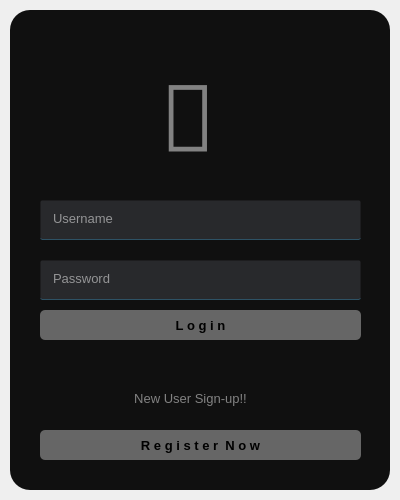
<?xml version="1.0" encoding="UTF-8"?>
<ui version="4.0">
 <class>Form</class>
 <widget class="QWidget" name="Form">
  <property name="geometry">
   <rect>
    <x>0</x>
    <y>0</y>
    <width>400</width>
    <height>500</height>
   </rect>
  </property>
  <property name="minimumSize">
   <size>
    <width>0</width>
    <height>0</height>
   </size>
  </property>
  <property name="windowTitle">
   <string>Form</string>
  </property>
  <widget class="QWidget" name="widget" native="true">
   <property name="geometry">
    <rect>
     <x>10</x>
     <y>10</y>
     <width>380</width>
     <height>480</height>
    </rect>
   </property>
   <property name="styleSheet">
    <string notr="true">background-color:rgba(16,16,16,255);
border-radius:20px;

</string>
   </property>
   <widget class="QLineEdit" name="tb1">
    <property name="geometry">
     <rect>
      <x>30</x>
      <y>190</y>
      <width>321</width>
      <height>40</height>
     </rect>
    </property>
    <property name="font">
     <font>
      <pointsize>10</pointsize>
     </font>
    </property>
    <property name="styleSheet">
     <string notr="true">background-color:rgba(47,49,52,200);
color:rgb(255,255,255);
border-radius:2px;
padding-left:10px;
border:1px solid rgba(0,0,0,0);
border-bottom-color:rgba(46,82,101,255);
padding-bottom:3px;</string>
    </property>
    <property name="placeholderText">
     <string>Username</string>
    </property>
   </widget>
   <widget class="QLineEdit" name="tb2">
    <property name="geometry">
     <rect>
      <x>30</x>
      <y>250</y>
      <width>321</width>
      <height>40</height>
     </rect>
    </property>
    <property name="font">
     <font>
      <pointsize>10</pointsize>
     </font>
    </property>
    <property name="styleSheet">
     <string notr="true">background-color:rgba(47,49,52,200);
color:rgb(255,255,255);
border-radius:2px;
padding-left:10px;
border:1px solid rgba(0,0,0,0);
border-bottom-color:rgba(46,82,101,255);
padding-bottom:3px;</string>
    </property>
    <property name="echoMode">
     <enum>QLineEdit::Password</enum>
    </property>
    <property name="placeholderText">
     <string>Password</string>
    </property>
   </widget>
   <widget class="QPushButton" name="b1">
    <property name="geometry">
     <rect>
      <x>30</x>
      <y>300</y>
      <width>321</width>
      <height>30</height>
     </rect>
    </property>
    <property name="font">
     <font>
      <pointsize>10</pointsize>
      <weight>75</weight>
      <bold>true</bold>
     </font>
    </property>
    <property name="styleSheet">
     <string notr="true">QPushButton#b1{
background-color:rgb(102, 102, 102);
color:rgb(0, 0, 0);
border-radius:5px;
}

QPushButton#b1:pressed{
background-color:rgb(230, 230, 230);
}</string>
    </property>
    <property name="text">
     <string>L o g i n</string>
    </property>
   </widget>
   <widget class="QLabel" name="label">
    <property name="geometry">
     <rect>
      <x>150</x>
      <y>50</y>
      <width>91</width>
      <height>111</height>
     </rect>
    </property>
    <property name="font">
     <font>
      <family>HoloLens MDL2 Assets</family>
      <pointsize>70</pointsize>
     </font>
    </property>
    <property name="styleSheet">
     <string notr="true">color:rgb(130, 130, 130);
</string>
    </property>
    <property name="text">
     <string></string>
    </property>
   </widget>
   <widget class="QLabel" name="label_2">
    <property name="geometry">
     <rect>
      <x>120</x>
      <y>380</y>
      <width>121</width>
      <height>16</height>
     </rect>
    </property>
    <property name="font">
     <font>
      <pointsize>10</pointsize>
     </font>
    </property>
    <property name="styleSheet">
     <string notr="true">color:rgb(130, 130, 130);
</string>
    </property>
    <property name="text">
     <string>New User Sign-up!!</string>
    </property>
    <property name="alignment">
     <set>Qt::AlignCenter</set>
    </property>
   </widget>
   <widget class="QPushButton" name="b2">
    <property name="geometry">
     <rect>
      <x>30</x>
      <y>420</y>
      <width>321</width>
      <height>30</height>
     </rect>
    </property>
    <property name="font">
     <font>
      <pointsize>10</pointsize>
      <weight>75</weight>
      <bold>true</bold>
     </font>
    </property>
    <property name="styleSheet">
     <string notr="true">QPushButton#b2{
background-color:rgb(102, 102, 102);
color:rgb(0, 0, 0);
border-radius:5px;
}

QPushButton#b2:pressed{
background-color:rgb(230, 230, 230);
}</string>
    </property>
    <property name="text">
     <string>R e g i s t e r  N o w</string>
    </property>
   </widget>
  </widget>
 </widget>
 <resources/>
 <connections/>
</ui>
